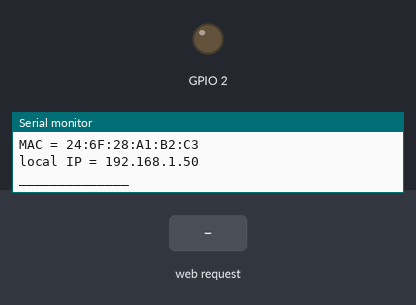
This program was run on a simulated ESP8266 (Wemos D1 mini). Parts: output pins drawn as LEDs (lit = HIGH), the last lines printed to the serial monitor. The test bench sets the inputs (shaded band). WiFi joins after 1.5 s; servers stay silent unless stated.

Above: at 2.7 s.
2.8 s: HTTP request GET /LED1/on received
At 3.4 s:
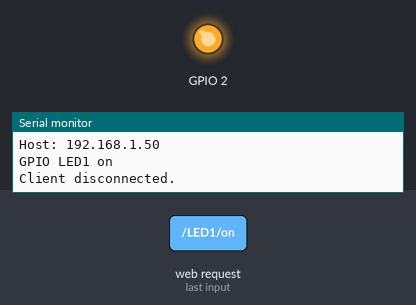
4.3 s: HTTP request GET /LED1/off received
At 5.7 s:
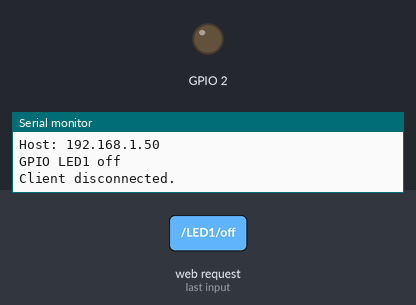
Timing chart, 0 to 7.3 s (numbered marks = the images above; inputs shaded):
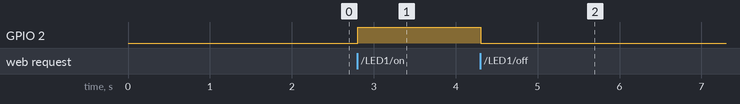

The program:

main.cpp
```cpp
/*
 *  35-button-led.ino
 *      Web server that controls a LED in it with ON and OFF
 */

/*
 *  Includes
 */

#include <Arduino.h>

#ifdef ESP32
#include <WiFi.h>
#define HEADING "<body><h1>ESP32 Web Server</h1>"
#else
#include <ESP8266WiFi.h>
#define HEADING "<body><h1>ESP8266 Web Server</h1>"
#endif
//#include <WebServer.h>

#include "wifi_ruts.h"

/*
 *  Objects invocation
 */

WiFiServer server(80);
WiFiClient client;

/*
 *   Variables
 */

String header; // Variable to store the HTTP request
String output_led1_state = "off";

/*
 *  Definitions included in platformio.ini
 *      LED
 *      SERIAL_BAUD
 *      MY_SSID
 *      MY_PASS
 */

//  Other definitions

#define LED_OFF LOW
#define LED_ON !LED_OFF

/*
 *  Static functions
 */

/*
 *  http_header_ok
 *      response ok to client
 */

static void
http_header_ok(void)
{
    // HTTP headers always start with a response code (e.g. HTTP/1.1 200 OK)
    // and a content-type so the client knows what's coming, then a blank line:
    client.println("HTTP/1.1 200 OK");
    client.println("Content-type:text/html");
    client.println("Connection: close");
    client.println();
}

/*
 *  take_action
 *      takes action based in GET header
 *      Turn LED on or off
 */

static void
take_action(void)
{
    // turns the GPIOs on and off
    if (header.indexOf("GET /LED1/on") >= 0)
    {
        Serial.println("GPIO LED1 on");
        output_led1_state = "on";
        digitalWrite(LED, LED_ON);
    }
    else if (header.indexOf("GET /LED1/off") >= 0)
    {
        Serial.println("GPIO LED1 off");
        output_led1_state = "off";
        digitalWrite(LED, LED_OFF);
    }
}

/*
 *  display_html_page:
 */

static void
display_html_page(void)
{
    client.println("<!DOCTYPE html><html>");
    client.println("<head><meta name=\"viewport\" content=\"width=device-width, initial-scale=1\">");
    client.println("<link rel=\"icon\" href=\"data:,\">");

    // CSS to style the on/off buttons
    // Feel free to change the background-color and font-size attributes to fit your preferences
    client.println("<style>html { font-family: Helvetica; display: inline-block; margin: 0px auto; text-align: center;}");
    client.println(".button { background-color: #4CAF50; border: none; color: white; padding: 16px 40px;");
    client.println("text-decoration: none; font-size: 30px; margin: 2px; cursor: pointer;}");
    client.println(".button2 {background-color: #555555;}</style></head>");

    // Web Page Heading
    client.println(HEADING);

    // Display current state, and ON/OFF buttons for GPIO LED1
    client.println("<p>GPIO internal - State " + output_led1_state + "</p>");
    // If the output_led1_state is off, it displays the ON button

    if (output_led1_state == "off")
        client.println("<p><a href=\"/LED1/on\"><button class=\"button\">ON</button></a></p>");
    else
        client.println("<p><a href=\"/LED1/off\"><button class=\"button button2\">OFF</button></a></p>");
    client.println("</body></html>");

    // The HTTP response ends with another blank line
    client.println();
}

/*
 *  message_from_client:
 *      Gets character by character from client
 *      and stores it in 'header String'
 *      After two \n, return true
 *      else if client disconnected, return false
 */

static int
message_from_client(void)
{
    Serial.println("New Client."); // print a message out in the serial port
    String currentLine = "";       // make a String to hold incoming data from the client
    while (client.connected())
    {
        if (client.available())
        {                           // if there's bytes to read from the client,
            char c = client.read(); // read a byte, then
            Serial.write(c);        // print it out the serial monitor
            header += c;
            if (c == '\n')
            {
                // if the current line is blank, you got two newline characters in a row.
                // that's the end of the client HTTP request, so send a response:
                if (currentLine.length() == 0)
                    return 1;
                else
                    currentLine = ""; // if you got a newline, then clear currentLine
            }
            else if (c != '\r')
                currentLine += c; // add it to the end of the currentLine
        }
    }
    return 0;
}

/*
 *  Public functions
 */

void
setup(void)
{
    Serial.begin(SERIAL_BAUD);

    pinMode(LED, OUTPUT);
    digitalWrite(LED, LED_OFF);

    connect_wifi(MY_SSID, MY_PASS);
    server.begin();
}

void
loop(void)
{
    client = server.available(); // Listen for incoming clients

    if (client)
    { // If a new client connects,
        if (message_from_client())
        {
            http_header_ok();
            take_action();
            display_html_page();
        }
        // Clear the header variable
        header = "";
        // Close the connection
        client.stop();
        Serial.println("Client disconnected.");
        Serial.println();
    }
}
```

wifi_ruts.cpp
```cpp
/*
 *  wifi_ruts.cpp
 *      Routines for WiFi management
 */

#include <Arduino.h>

#ifdef ESP32
#include <WiFi.h>
#else
#include <ESP8266WiFi.h>
#endif

#include "wifi_ruts.h"

void
connect_wifi( const char *ssid, const char *pass )
{
    WiFi.begin(MY_SSID, MY_PASS);

    while( WiFi.status() != WL_CONNECTED )
    {
        Serial.print(".");
        delay(500);
    }

    Serial.println();
    Serial.println("______________");
    Serial.print( "Baud Rate = " );
    Serial.println( SERIAL_BAUD );
    Serial.print( "Conectado a ");
    Serial.println( MY_SSID );
    Serial.print( "MAC = ");
    Serial.println( WiFi.macAddress() );
    Serial.print( "local IP = " );
    Serial.println( WiFi.localIP() );
    Serial.println("______________");
}
```

wifi_ruts.h
```cpp
/*
 *  wifi_ruts.h
 *      Routines for WiFi management
 */

void connect_wifi( const char *ssid, const char *pass );
```

Measured:
- after the input at 2.8 s, GPIO 2: LOW → HIGH at once
- after the input at 4.3 s, GPIO 2: HIGH → LOW at once
